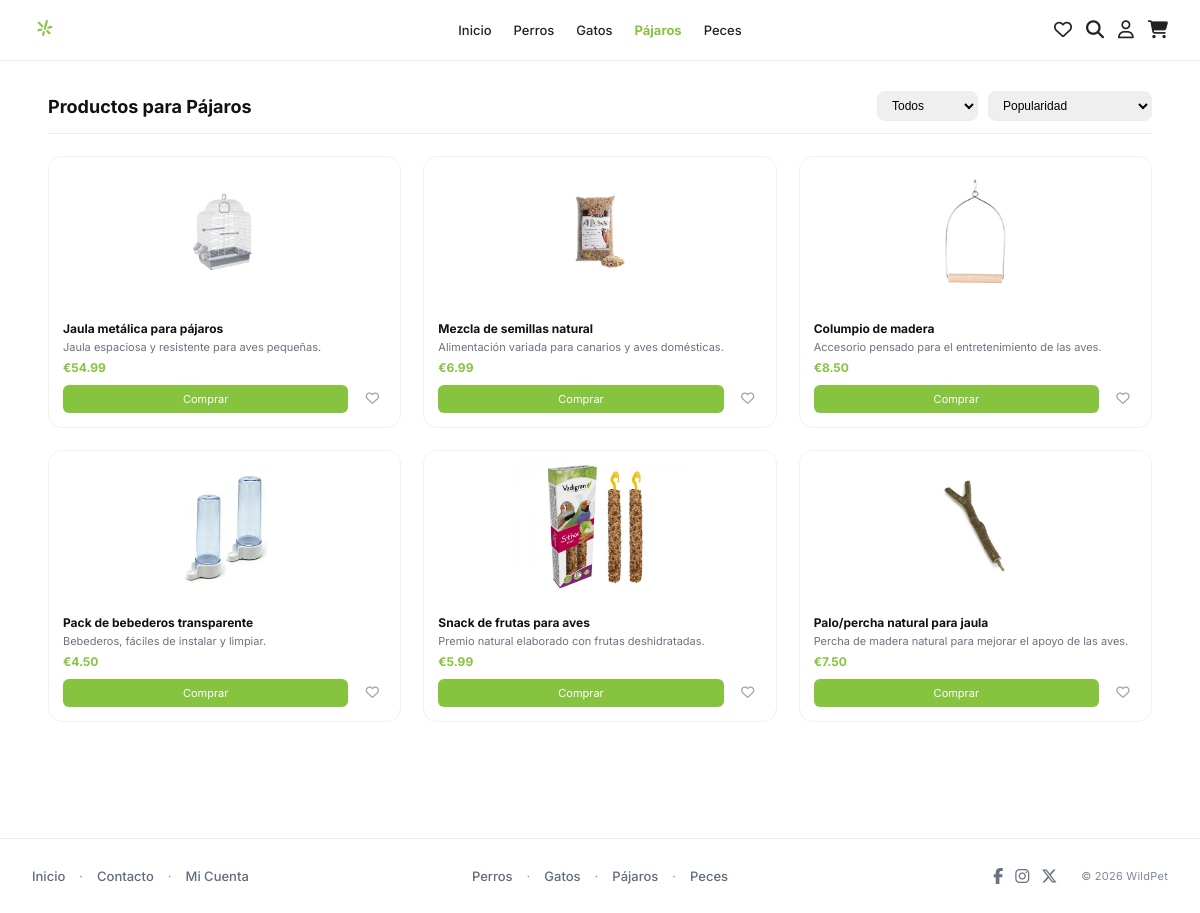
Page /Pajaros.php (signed in) on the committed database.
### tables this page shows
CREATE TABLE `productos` (
  `id` int(11) NOT NULL,
  `nombre` varchar(150) NOT NULL,
  `descripcion` text NOT NULL,
  `precio` decimal(10,2) NOT NULL,
  `imagen` varchar(255) DEFAULT NULL,
  `stock` int(11) NOT NULL DEFAULT 0,
  `id_categoria` int(11) NOT NULL,
  `destacado` tinyint(1) DEFAULT 0
);

### Pajaros.php (the view, shortened to what this page needs)
<?php
include("conexion.php");
$sql = "SELECT * FROM productos WHERE id_categoria = 3";
$resultado = $conn->query($sql);
?>
<!doctype html>
<html lang="es">
<head>
  <link rel="stylesheet" href="https://cdnjs.cloudflare.com/ajax/libs/font-awesome/6.5.1/css/all.min.css">
  <link rel="stylesheet" href="DogProducts.css">
  <link rel="stylesheet" href="account-menu.css">
</head>
<body>
<header class="header">
  <div class="header-inner">
    <a href="Homepage.php"><img class="logo" src="img/logo.png" alt="Logo Tienda Mascotas"></a>
    <nav class="nav">
      <a href="Homepage.php">Inicio</a>
      <a href="Perros.php">Perros</a>
      <a href="Gatos.php">Gatos</a>
      <a class="active" href="Pajaros.php">Pájaros</a>
      <a href="Peces.php">Peces</a>
    </nav>
    <div class="icons">
      <a href="MisFavoritos.php" title="Mis Favoritos" aria-label="Mis Favoritos"><i class="fa-regular fa-heart"></i></a>
      <a href="Search.php" title="Buscar" aria-label="Buscar"><i class="fa-solid fa-magnifying-glass"></i></a>
      <div class="account-menu">
        <button class="account-toggle" aria-label="Cuenta"><i class="fa-regular fa-user"></i></button>
      </div>
      <a href="ShoppingCart.php" title="Carrito" aria-label="Carrito"><i class="fa-solid fa-cart-shopping"></i></a>
    </div>
  </div>
</header>
<main class="page">
  <div class="container">
    <div class="topbar">
      <h1>Productos para Pájaros</h1>
      <div class="filters">
        <select id="tipoFilter" aria-label="Filtrar">
          <option>Todos</option>
        </select>
        <select id="ordenFilter" aria-label="Ordenar por">
          <option>Popularidad</option>
        </select>
      </div>
    </div>
    <hr>
    <section class="grid" aria-label="Productos">
      <?php if ($resultado && $resultado->num_rows > 0) { ?>
        <?php while($producto = $resultado->fetch_assoc()) { ?>
          <article class="card"
            data-nombre="<?php echo htmlspecialchars(strtolower($producto['nombre']), ENT_QUOTES, 'UTF-8'); ?>"
            data-descripcion="<?php echo htmlspecialchars(strtolower($producto['descripcion']), ENT_QUOTES, 'UTF-8'); ?>"
            data-precio="<?php echo floatval($producto['precio']); ?>">
            <div class="card-img">
              <img src="<?php echo $producto['imagen']; ?>" alt="<?php echo $producto['nombre']; ?>">
            </div>
            <div class="card-body">
              <h3><?php echo $producto['nombre']; ?></h3>
              <p class="desc"><?php echo $producto['descripcion']; ?></p>
              <p class="price">€<?php echo number_format($producto['precio'], 2); ?></p>
              <div class="actions">
                <a class="btn" href="DetailProduct.php?id=<?php echo $producto['id']; ?>">Comprar</a>
                <button class="fav-btn" aria-label="Favorito"
                  data-id="<?php echo intval($producto['id']); ?>"
                  data-nombre="<?php echo htmlspecialchars($producto['nombre'], ENT_QUOTES, 'UTF-8'); ?>"
                  data-descripcion="<?php echo htmlspecialchars($producto['descripcion'], ENT_QUOTES, 'UTF-8'); ?>"
                  data-precio="<?php echo floatval($producto['precio']); ?>"
                  data-imagen="<?php echo htmlspecialchars($producto['imagen'], ENT_QUOTES, 'UTF-8'); ?>"
                  data-url="DetailProduct.php?id=<?php echo intval($producto['id']); ?>">
                  <i class="fa-regular fa-heart"></i>
                </button>
              </div>
            </div>
          </article>
        <?php } ?>
      <?php } else { ?>
        <p>No hay productos disponibles en esta categoría.</p>
      <?php } ?>
    </section>
  </div>
</main>
<?php include('footer.php'); ?>
</body>
</html>

### DogProducts.css (style rules this page uses)
:root { --green:#86c440; --text:#121212; --muted:#6b7280; --border:#ededed; }
* { box-sizing:border-box;margin:0;padding:0 }
body { font-family:Inter,system-ui,Arial,sans-serif; color:var(--text); min-height:100vh; display:flex; flex-direction:column; }
.container { width:min(1200px,92%); margin:0 auto; }
.page { flex:1; padding:30px 0 60px; }
.topbar { display:flex; justify-content:space-between; align-items:center; margin-bottom:12px; }
.topbar h1 { font-size:18px; font-weight:700; }
.filters { display:flex; gap:10px; }
.filters select { border:1px solid var(--border); border-radius:8px; padding:6px 10px; font-size:12px; }
hr { border:none; border-top:1px solid var(--border); margin-bottom:22px; }
.header { background:#fff; border-bottom:1px solid var(--border); }
.header-inner { width:100%; height:60px; padding:0 32px; display:grid; grid-template-columns: 1fr auto 1fr; align-items:center; }
.logo { width:26px; justify-self:start; }
.nav { display:flex; gap:22px; justify-self:center; }
.nav a { text-decoration:none; color:#222; font-size:13px; font-weight:500; }
.nav a.active { color:var(--green); font-weight:700; }
.icons { display:flex; gap:14px; align-items:center; justify-self:end; }
.icons i { cursor:pointer; font-size:18px; color:#222; transition: color .2s ease, transform .2s ease; }
.grid { display:grid; grid-template-columns:repeat(3,1fr); gap:22px; }
.card { background:#fff; border:1px solid #f1f1f1; border-radius:14px; overflow:hidden; display:flex; flex-direction:column; }
.card-img { height:150px; background:#fff; display:flex; align-items:center; justify-content:center; padding:10px; }
.card-img img { width:100%; height:100%; object-fit:contain; object-position:center; }
.card-body { padding:14px; }
.card-body h3 { font-size:12px; font-weight:700; margin-bottom:4px; }
.desc { font-size:11px; color:var(--muted); margin-bottom:6px; }
.price { font-size:12px; font-weight:700; color:var(--green); }
.actions { display:flex; gap:10px; margin-top:10px; }
.btn { flex:1; background:var(--green); color:#fff; font-size:11px; text-align:center; padding:7px 0; border-radius:6px; text-decoration:none; }
.fav-btn { width:28px; height:28px; border:none; border-radius:0; display:flex; align-items:center; justify-content:center; color:#9ca3af; background:transparent; cursor:pointer; }

### account-menu.css (style rules this page uses)
.account-menu { position: relative; }
.account-toggle { background: transparent; border: 0; padding: 0; cursor: pointer; color: #111; font-size: 18px; display: inline-flex; align-items: center; justify-content: center; }

### rows in the picture
productos: imagen (picture), nombre "Jaula metálica para pájaros", descripcion "Jaula espaciosa y resistente para aves pequeñas.", precio "54.99"
productos: imagen+nombre (picture), nombre "Mezcla de semillas natural", descripcion "Alimentación variada para canarios y aves domésticas.", precio "6.99"
productos: imagen+nombre (picture), nombre "Columpio de madera", descripcion "Accesorio pensado para el entretenimiento de las aves.", precio "8.50"
productos: imagen (picture), nombre "Pack de bebederos transparente", descripcion "Bebederos, fáciles de instalar y limpiar.", precio "4.50"
productos: imagen (picture), nombre "Snack de frutas para aves", descripcion "Premio natural elaborado con frutas deshidratadas.", precio "5.99"
productos: imagen+nombre (picture), nombre "Palo/percha natural para jaula", descripcion "Percha de madera natural para mejorar el apoyo de las aves.", precio "7.50"
